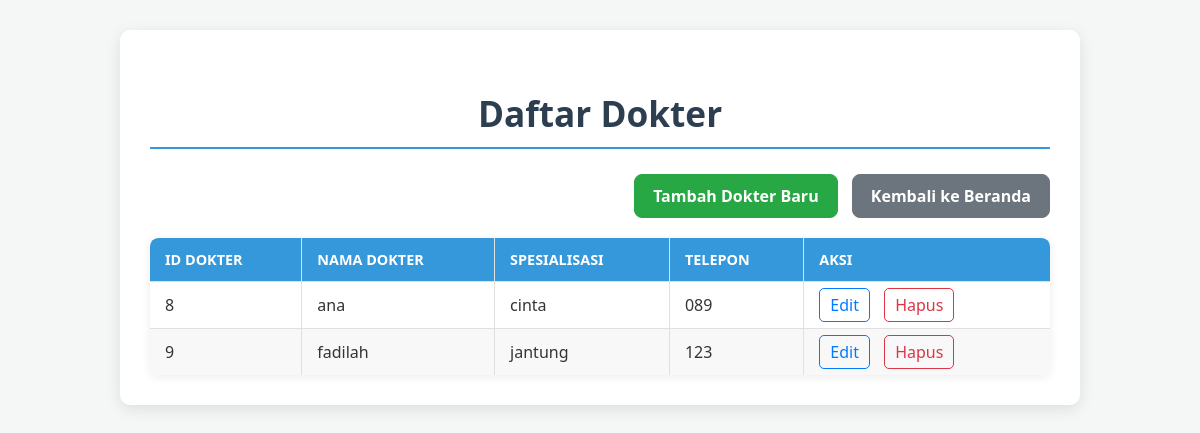
Screenshot of /dokter/index.php with the database file from the repository.
### tables this page shows
CREATE TABLE `dokter` (
  `id_dokter` int(11) NOT NULL,
  `nama_dokter` varchar(255) NOT NULL,
  `spesialisasi` varchar(100) DEFAULT NULL,
  `telepon` varchar(15) DEFAULT NULL
);

### dokter/index.php (the view, shortened to what this page needs)
<?php include '../db.php'; ?>
<!DOCTYPE html>
<html>
<head>
</head>
<body>
    <div class="container">
        <h2>Daftar Dokter</h2>
        <div class="action-buttons">
            <a href="create.php" class="add-button">Tambah Dokter Baru</a>
            <a href="../index.php" class="back-button">Kembali ke Beranda</a>
        </div>
        <table>
            <thead>
                <tr>
                    <th>ID Dokter</th>
                    <th>Nama Dokter</th>
                    <th>Spesialisasi</th>
                    <th>Telepon</th>
                    <th>Aksi</th>
                </tr>
            </thead>
            <tbody>
                <?php
                $result = $conn->query("SELECT * FROM Dokter ORDER BY nama_dokter ASC");
                if ($result->num_rows > 0) {
                    while ($row = $result->fetch_assoc()):
                ?>
                <tr>
                    <td><?= $row['id_dokter']; ?></td>
                    <td><?= htmlspecialchars($row['nama_dokter']); ?></td>
                    <td><?= htmlspecialchars($row['spesialisasi']); ?></td>
                    <td><?= htmlspecialchars($row['telepon']); ?></td>
                    <td class="action-links">
                        <a href="edit.php?id=<?= $row['id_dokter']; ?>">Edit</a>
                        <a href="delete.php?id=<?= $row['id_dokter']; ?>" onclick="return confirm('Yakin ingin menghapus dokter ini? Semua data konsultasi terkait juga akan terpengaruh.')">Hapus</a>
                    </td>
                </tr>
                <?php
                    endwhile;
                } else {
                    echo "<tr><td colspan='5' style='text-align: center;'>Tidak ada data dokter.</td></tr>";
                }
                ?>
            </tbody>
        </table>
    </div>
</body>
</html>

### dokter/index.php (style rules this page uses)
body { font-family: 'Segoe UI', Tahoma, Geneva, Verdana, sans-serif; margin: 0; padding: 0; background-color: #f4f7f6; color: #333; display: flex; justify-content: center; align-items: flex-start; min-height: 100vh; }
.container { width: 95%; max-width: 900px; background-color: #ffffff; padding: 30px; border-radius: 10px; box-shadow: 0 4px 15px rgba(0, 0, 0, 0.1); margin-top: 30px; margin-bottom: 30px; }
h2 { text-align: center; color: #2c3e50; margin-bottom: 25px; font-size: 2.2em; border-bottom: 2px solid #3498db; padding-bottom: 10px; display: inline-block; width: 100%; }
.action-buttons { margin-bottom: 20px; text-align: right; }
.action-buttons a { text-decoration: none; color: #ffffff; font-weight: bold; padding: 10px 18px; border-radius: 8px; transition: all 0.3s ease; display: inline-block; margin-left: 10px; }
.add-button { background-color: #28a745; border: 1px solid #28a745; }
.back-button { background-color: #6c757d; border: 1px solid #6c757d; }
table { width: 100%; border-collapse: separate; border-spacing: 0; margin-top: 20px; border-radius: 8px; overflow: hidden; box-shadow: 0 2px 10px rgba(0, 0, 0, 0.08); }
th, td { padding: 12px 15px; text-align: left; border-bottom: 1px solid #e0e0e0; border-right: 1px solid #e0e0e0; }
th { background-color: #3498db; color: white; font-weight: 600; text-transform: uppercase; font-size: 0.9em; }
th:last-child, td:last-child { border-right: none; }
th:first-child { border-top-left-radius: 8px; }
th:last-child { border-top-right-radius: 8px; }
tbody tr:nth-child(even) { background-color: #f8f8f8; }
tbody tr:last-child td { border-bottom: none; }
.action-links a { margin-right: 10px; text-decoration: none; font-weight: 500; padding: 5px 10px; border-radius: 5px; transition: background-color 0.2s ease, color 0.2s ease; }
.action-links a[href*="edit.php"] { color: #007bff; border: 1px solid #007bff; }
.action-links a[href*="delete.php"] { color: #dc3545; border: 1px solid #dc3545; }

### rows the page displays
dokter: id_dokter "8", nama_dokter "ana", spesialisasi "cinta", telepon "089"
dokter: id_dokter "9", nama_dokter "fadilah", spesialisasi "jantung", telepon "123"
